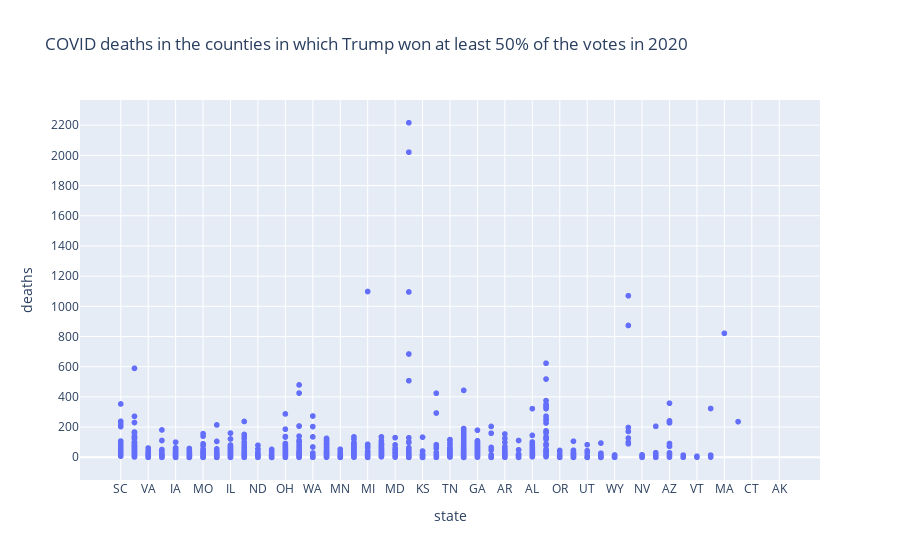
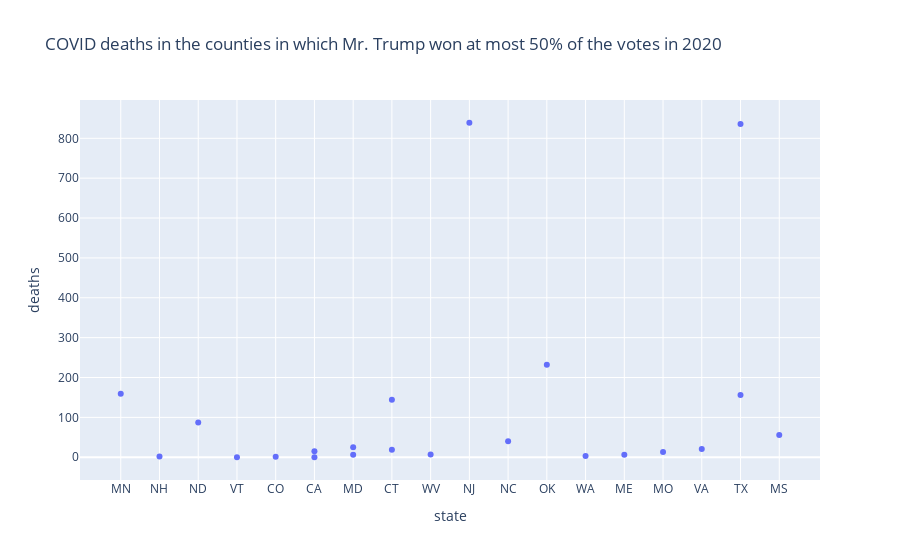

Write notebook code for charts like these, in order.
### Code cell
fig = px.scatter(GOP2, x='state', y='deaths',title="COVID deaths in the counties in which Trump won at least 50% of the votes in 2020")
fig.update_yaxes(nticks=20)
fig.show()
fig = px.scatter(DEM2, x='state', y='deaths',title="COVID deaths in the counties in which Mr. Trump won at most 50% of the votes in 2020")
fig.update_yaxes(nticks=10)
fig.show()

### Figure 1 — Plotly figure (JSON) as saved in the notebook; plotly's stock layout.template omitted (floating-point values rounded to 4 significant figures; data arrays with more than 128 entries replaced by an {"elided": "..."} marker saying what was removed)
{"data": [{"hovertemplate": "state=%{x}<br>deaths=%{y}<extra></extra>", "legendgroup": "", "marker": {"color": "#636efa", "symbol": "circle"}, "mode": "markers", "name": "", "showlegend": false, "type": "scattergl", "x": {"elided": "3051 str values"}, "xaxis": "x", "y": {"elided": "3051 int values"}, "yaxis": "y"}], "layout": {"legend": {"tracegroupgap": 0}, "title": {"text": "COVID deaths in the counties in which Trump won at least 50% of the votes in 2020"}, "xaxis": {"anchor": "y", "domain": [0, 1], "title": {"text": "state"}}, "yaxis": {"anchor": "x", "domain": [0, 1], "nticks": 20, "title": {"text": "deaths"}}}}

### Figure 2 — Plotly figure (JSON) as saved in the notebook; plotly's stock layout.template omitted (floating-point values rounded to 4 significant figures)
{"data": [{"hovertemplate": "state=%{x}<br>deaths=%{y}<extra></extra>", "legendgroup": "", "marker": {"color": "#636efa", "symbol": "circle"}, "mode": "markers", "name": "", "orientation": "v", "showlegend": false, "type": "scatter", "x": ["MN", "NH", "ND", "VT", "CO", "CA", "MD", "CT", "WV", "NJ", "NC", "OK", "WA", "ME", "MO", "VA", "MD", "TX", "CA", "MS", "TX", "CT"], "xaxis": "x", "y": [159, 2, 87, 0, 1, 15, 25, 144, 7, 839, 40, 232, 3, 6, 13, 21, 6, 836, 0, 56, 156, 19], "yaxis": "y"}], "layout": {"legend": {"tracegroupgap": 0}, "title": {"text": "COVID deaths in the counties in which Mr. Trump won at most 50% of the votes in 2020"}, "xaxis": {"anchor": "y", "domain": [0, 1], "title": {"text": "state"}}, "yaxis": {"anchor": "x", "domain": [0, 1], "nticks": 10, "title": {"text": "deaths"}}}}
